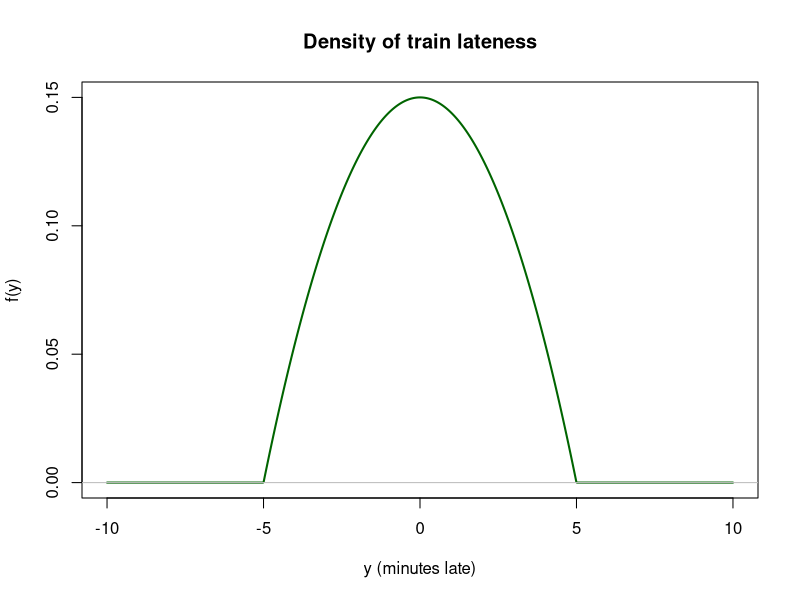
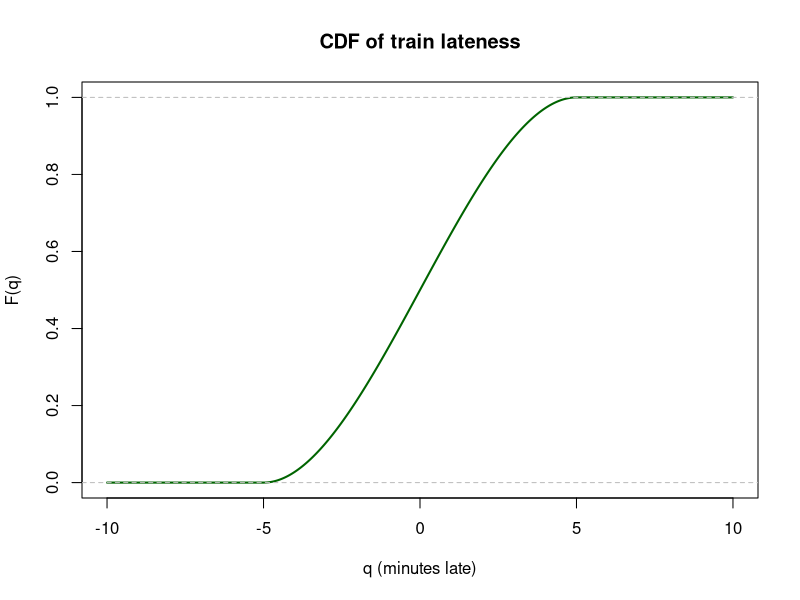
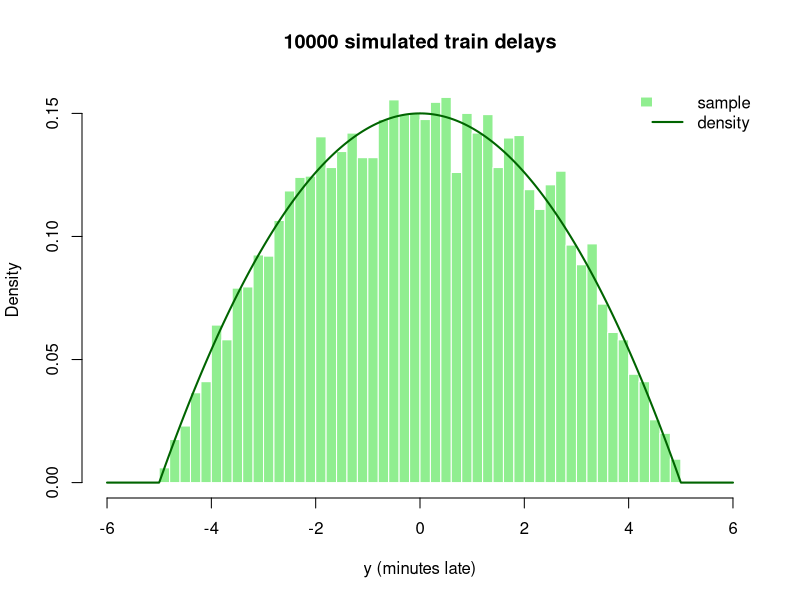
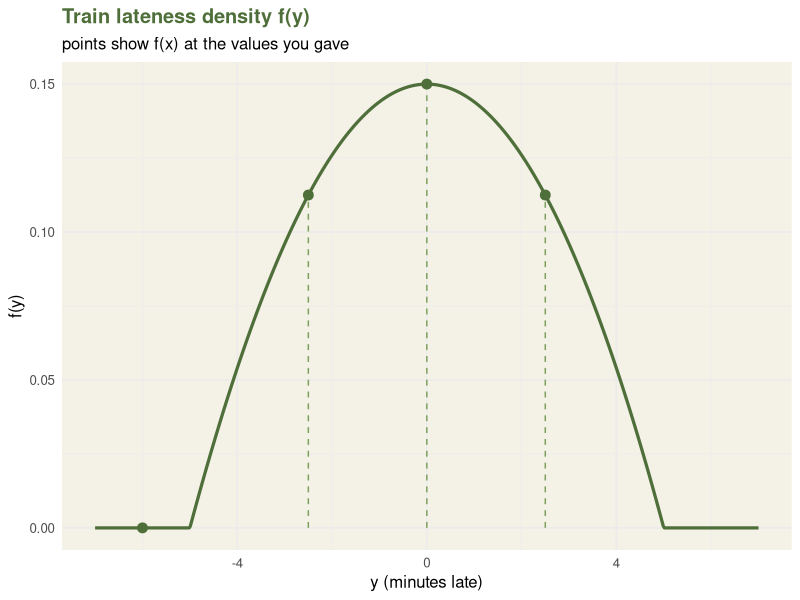
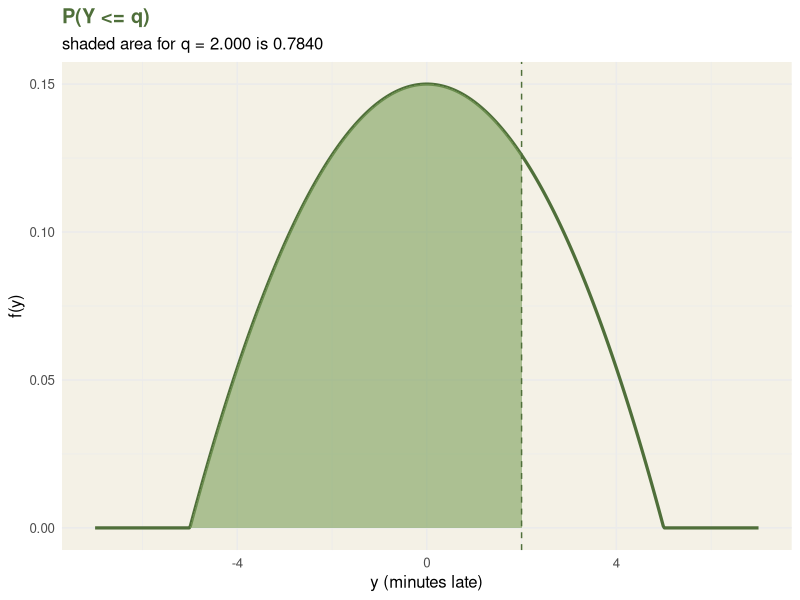
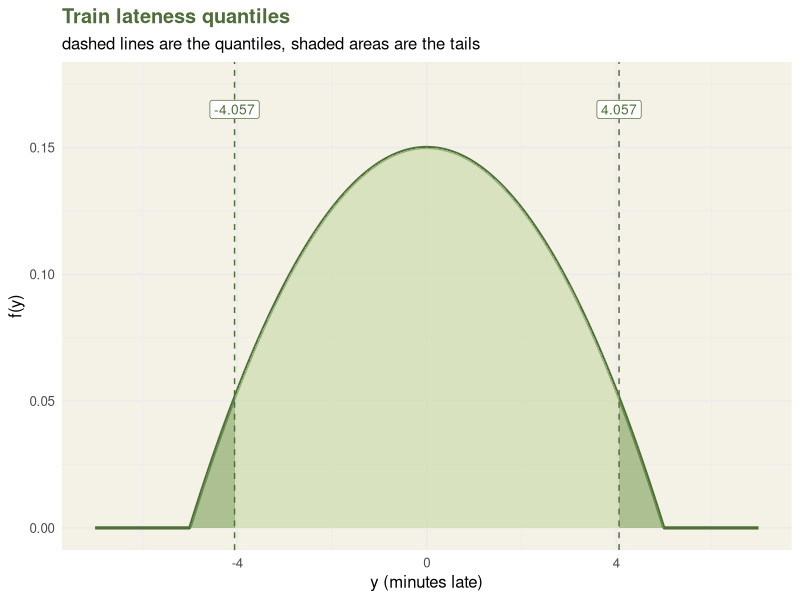
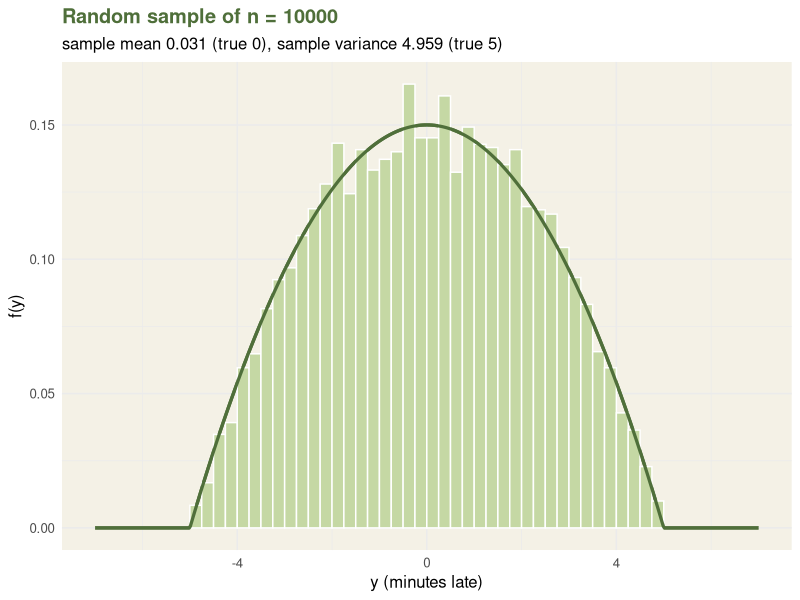

Source code (R) for these figures, in order: (Note: this script raises an error after producing the figures.)
## ---- chunk 1
knitr::opts_chunk$set(echo = TRUE, fig.align = "center")
## ---- chunk 2
# integrate the density with c = 3 over its support, should be 1
integrate(function(y) 3/500 * (25 - y^2), lower = -5, upper = 5)
## ---- chunk 3
# density of the train lateness: 3/500*(25 - x^2) on [-5, 5] and 0 everywhere else
dmytrain <- function(x){
  ifelse(x >= -5 & x <= 5, 3/500*(25 - x^2), 0)
}
## ---- chunk 4
# curve() evaluates dmytrain on a grid of x values between -10 and 10
curve(dmytrain(x), from = -10, to = 10, n = 1000,
      lwd = 2, col = "darkgreen",
      xlab = "y (minutes late)", ylab = "f(y)",
      main = "Density of train lateness")
abline(h = 0, col = "grey")
## ---- chunk 5
# should be 3/500*25 = 0.15, the peak of the density
dmytrain(x = 0)
## ---- chunk 6
# cdf: 0 to the left of the support, 1 to the right, the cubic in between
pmytrain <- function(q){
  ifelse(q <= -5,
         0,
         ifelse(q >= 5,
                1,
                (75*q - q^3 + 250)/500))
}
## ---- chunk 7
# the cdf should climb from 0 to 1 between -5 and 5
curve(pmytrain(x), from = -10, to = 10, n = 1000,
      lwd = 2, col = "darkgreen",
      xlab = "q (minutes late)", ylab = "F(q)",
      main = "CDF of train lateness")
abline(h = c(0, 1), col = "grey", lty = 2)
## ---- chunk 8
# the density is symmetric about 0 so this should be 0.5
pmytrain(q = 0)
## ---- chunk 9
qmytrain <- function(p){
  # probabilities have to be in [0, 1]
  if (any(p < 0 | p > 1)) stop("p must be between 0 and 1")

  # for one value of p, solve pmytrain(x) - p = 0 for x
  myroot <- function(p){
    k <- function(x){
      pmytrain(x) - p
    }
    stats::uniroot(k, interval = c(-5, 5), tol = 1e-8)$root
  }

  # map_vec runs myroot on each element of p and returns a vector
  purrr::map_vec(.x = p, .f = myroot)
}
## ---- chunk 10
# 75% of the time the train is less than this many minutes late
qmytrain(p = 0.75)
## ---- chunk 11
# quartiles, they should be symmetric around 0 with the median at 0
qmytrain(p = c(0.25, 0.5, 0.75))
## ---- chunk 12
pmytrain(qmytrain(c(0.25, 0.5, 0.75)))
## ---- chunk 13
# make n uniform(0,1) values and push them through the quantile function
rmytrain <- function(n){
  r <- runif(n, 0, 1)
  qmytrain(r)
}
## ---- chunk 14
set.seed(4753) # so the sample is the same every time I knit

samp <- rmytrain(10000)

# freq = FALSE puts density on the y axis so it lines up with dmytrain
hist(samp, freq = FALSE, breaks = 40,
     col = "lightgreen", border = "white",
     xlim = c(-6, 6),
     xlab = "y (minutes late)",
     main = "10000 simulated train delays")
curve(dmytrain(x), from = -6, to = 6, n = 1000,
      add = TRUE, lwd = 2, col = "darkgreen")
legend("topright", legend = c("sample", "density"),
       fill = c("lightgreen", NA), border = c("white", NA),
       lty = c(NA, 1), lwd = c(NA, 2), col = c(NA, "darkgreen"), bty = "n")
## ---- chunk 15
mean(samp)
var(samp)
## ---- chunk 16
library(ggplot2)

# matcha green colours used in all the plots
matcha <- c(dark = "#4F6F3A", mid = "#7BA05B", light = "#C5D8A4", cream = "#F4F1E6")

# true summaries of the train distribution (worked out by hand: E(Y) = 0, V(Y) = 5)
train_moments <- list(mean = 0, variance = 5, sd = sqrt(5), median = 0, mode = 0)

# helper: stop with a clear message if x is not a usable numeric vector
check_numeric <- function(x, name){
  if (is.logical(x) && all(is.na(x))) return(invisible(TRUE))   # a plain NA is fine, it just gives NA back
  if (!is.numeric(x)) stop("`", name, "` must be numeric, not ", class(x)[1], call. = FALSE)
  if (length(x) == 0) stop("`", name, "` must have at least one value", call. = FALSE)
  invisible(TRUE)
}

# helper: the density curve that every plot starts from
train_base_plot <- function(xlim = c(-7, 7)){
  grid <- data.frame(x = seq(xlim[1], xlim[2], length.out = 600))
  grid$y <- ifelse(grid$x > -5 & grid$x < 5, 3/500*(25 - grid$x^2), 0)
  ggplot(grid, aes(x = .data$x, y = .data$y)) +
    geom_line(colour = matcha["dark"], linewidth = 1.1) +
    labs(x = "y (minutes late)", y = "f(y)") +
    theme_minimal(base_size = 12) +
    theme(panel.background = element_rect(fill = matcha["cream"], colour = NA),
          plot.title = element_text(face = "bold", colour = matcha["dark"]))
}

# helper: shade the density between a and b
shade <- function(a, b, fill = matcha["mid"]){
  a <- max(a, -5); b <- min(b, 5)
  if (a >= b) return(NULL)
  s <- data.frame(x = seq(a, b, length.out = 300))
  s$y <- 3/500*(25 - s$x^2)
  geom_area(data = s, aes(x = .data$x, y = .data$y), fill = fill, alpha = 0.6)
}

# ---- density ----
dtrain <- function(x, plot = TRUE){
  check_numeric(x, "x")
  d <- ifelse(x > -5 & x < 5, 3/500*(25 - x^2), 0)

  out <- c(list(type = "density", input = x, value = d), train_moments)
  if (plot){
    pts <- data.frame(x = x, y = d)[is.finite(x), ]
    out$plot <- train_base_plot(range(c(-7, 7, pts$x))) +
      geom_segment(data = pts, aes(x = .data$x, xend = .data$x, y = 0, yend = .data$y),
                   colour = matcha["mid"], linetype = 2) +
      geom_point(data = pts, aes(x = .data$x, y = .data$y), colour = matcha["dark"], size = 3) +
      labs(title = "Train lateness density f(y)",
           subtitle = "points show f(x) at the values you gave")
  }
  structure(out, class = "train")
}

# ---- cdf ----
ptrain <- function(q, lower.tail = TRUE, plot = TRUE){
  check_numeric(q, "q")
  qc <- pmin(pmax(q, -5), 5)                 # clamp to the support so +-Inf works too
  lower <- (75*qc - qc^3 + 250)/500
  upper <- 1 - lower

  out <- c(list(type = "cdf", input = q,
                value = if (lower.tail) lower else upper,
                lower.tail = lower.tail, lower = lower, upper = upper),
           train_moments)
  if (plot){
    # shade the area for the first finite q
    i <- which(is.finite(q))[1]
    g <- train_base_plot()
    if (!is.na(i)){
      g <- g + (if (lower.tail) shade(-5, q[i]) else shade(q[i], 5)) +
        geom_vline(xintercept = q[i], colour = matcha["dark"], linetype = 2)
    }
    out$plot <- g +
      labs(title = if (lower.tail) "P(Y <= q)" else "P(Y > q)",
           subtitle = if (is.na(i)) NULL else
             sprintf("shaded area for q = %.3f is %.4f", q[i], out$value[i]))
  }
  structure(out, class = "train")
}

# ---- quantile (exact, no root finding) ----
qtrain <- function(p, lower.tail = TRUE, plot = TRUE){
  check_numeric(p, "p")
  if (any(p < 0 | p > 1, na.rm = TRUE)) stop("p must be between 0 and 1", call. = FALSE)
  pl <- if (lower.tail) p else 1 - p
  qv <- 10*cos((acos(1 - 2*pl) - 2*pi)/3)

  out <- c(list(type = "quantile", input = p, value = qv, lower.tail = lower.tail),
           train_moments)
  if (plot){
    ok <- qv[!is.na(qv)]
    g <- train_base_plot()
    if (length(ok) == 1){
      # one quantile: shade the tail that has probability p
      g <- g + (if (lower.tail) shade(-5, ok) else shade(ok, 5))
    } else if (length(ok) > 1){
      # several quantiles: shade both critical tails and the middle lightly
      g <- g + shade(min(ok), max(ok), fill = matcha["light"]) +
        shade(-5, min(ok)) + shade(max(ok), 5)
    }
    out$plot <- g +
      geom_vline(xintercept = ok, colour = matcha["dark"], linetype = 2) +
      annotate("label", x = ok, y = 0.165, label = sprintf("%.3f", ok),
               colour = matcha["dark"], size = 3.5) +
      coord_cartesian(ylim = c(0, 0.175)) +
      labs(title = "Train lateness quantiles",
           subtitle = "dashed lines are the quantiles, shaded areas are the tails")
  }
  structure(out, class = "train")
}

# ---- random sample ----
rtrain <- function(n, plot = TRUE){
  if (!is.numeric(n) || length(n) != 1 || is.na(n) || n < 1 || n != round(n))
    stop("n must be a single whole number >= 1", call. = FALSE)
  s <- qtrain(runif(n), plot = FALSE)$value
  sv <- if (n > 1) var(s) else NA_real_

  out <- c(list(type = "sample", input = n, value = s,
                sample_mean = mean(s), sample_variance = sv),
           train_moments)
  if (plot){
    out$plot <- train_base_plot() +
      geom_histogram(data = data.frame(x = s), aes(x = .data$x, y = after_stat(density)),
                     inherit.aes = FALSE, binwidth = 0.25, boundary = -5,
                     fill = matcha["light"], colour = "white") +
      geom_line(colour = matcha["dark"], linewidth = 1.1) +   # redraw the curve on top
      labs(title = sprintf("Random sample of n = %d", n),
           subtitle = sprintf("sample mean %.3f (true 0), sample variance %.3f (true 5)",
                              mean(s), sv))
  }
  structure(out, class = "train")
}

# print method: show the numbers, the summaries, then the plot
print.train <- function(x, ...){
  cat("Train lateness distribution:", x$type, "\n")
  if (x$type == "sample"){
    cat("  n =", x$input, "\n  first values:", format(head(x$value, 6), digits = 4), "\n")
    cat(sprintf("  sample mean %.4f, sample variance %.4f\n", x$sample_mean, x$sample_variance))
  } else {
    tab <- data.frame(x$input, x$value)
    names(tab) <- c(switch(x$type, density = "x", cdf = "q", quantile = "p"), "value")
    print(tab, row.names = FALSE)
  }
  if (x$type == "cdf")
    cat(sprintf("  lower tail P(Y <= q): %s\n  upper tail P(Y > q):  %s\n",
                paste(round(x$lower, 4), collapse = ", "),
                paste(round(x$upper, 4), collapse = ", ")))
  cat(sprintf("  E(Y) = %g, V(Y) = %g, SD(Y) = %.4f\n", x$mean, x$variance, x$sd))
  if (!is.null(x$plot)) print(x$plot)
  invisible(x)
}
## ---- chunk 17
dtrain(c(-6, -2.5, 0, 2.5))
## ---- chunk 18
ptrain(2)
ptrain(2, lower.tail = FALSE)$value
## ---- chunk 19
qtrain(c(0.025, 0.975))
## ---- chunk 20
set.seed(4753)
r <- rtrain(10000)
r
## ---- chunk 21
x <- seq(-10, 10, by = 0.01)
p <- seq(0, 1, by = 0.001)
all.equal(dtrain(x, plot = FALSE)$value, dmytrain(x))
all.equal(ptrain(x, plot = FALSE)$value, pmytrain(x))
max(abs(qtrain(p, plot = FALSE)$value - qmytrain(p)))   # tiny, just uniroot's tolerance
## ---- chunk 22
pp <- runif(10000)
system.time(qmytrain(pp))
system.time(qtrain(pp, plot = FALSE))
## ---- chunk 23
qtrain(1.5)
dtrain("five")
rtrain(-3)
rtrain(2.5)
